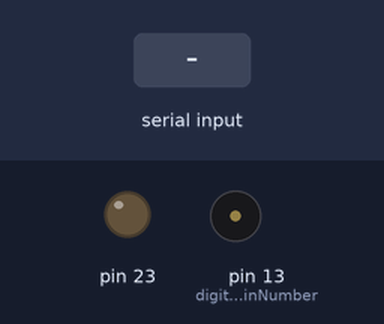
The sketch below on a simulated Arduino Uno, built with avr-gcc and run on an emulated ATmega328P. On the bench: output pins drawn as LEDs (lit = HIGH), buzzer (waves = sounding). Inputs (shaded band) come from the test bench. What the sketch prints to the serial monitor is not drawn.

Above: at 1.2 s.
1.3 s: "a\n" received over Serial
At 1.55 s:
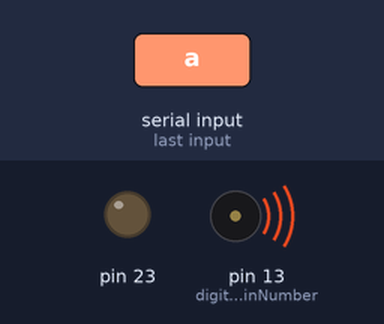
3.3 s: byte 98 ('b') received over Serial
At 4.6 s:
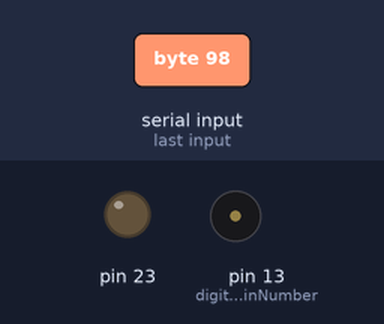
4.8 s: byte 99 ('c') received over Serial
At 5.05 s:
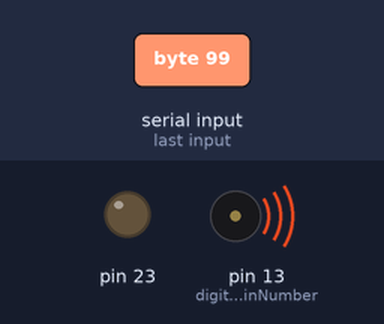
6.3 s: byte 100 ('d') received over Serial
At 7.1 s:
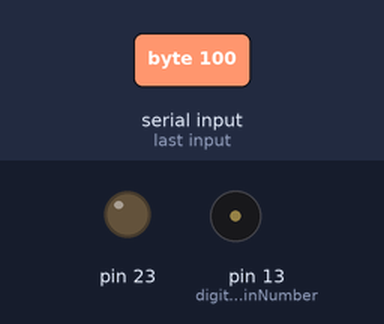
7.8 s: byte 101 ('e') received over Serial
At 8.05 s:
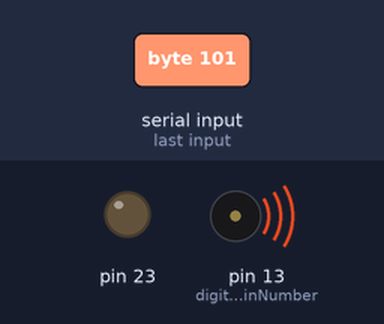
9.3 s: byte 102 ('f') received over Serial
At 10.6 s:
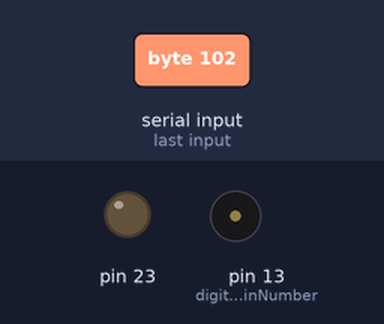
Timing chart, 0 to 11.8 s (numbered marks = the images above; inputs shaded):
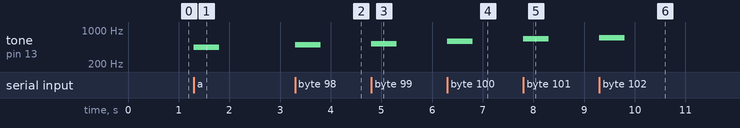

Measured:
- after the input at 1.3 s, tone on pin 13 (digitalPinNumber): silent → 440 Hz at once, → silent 0.50 s later
- after the input at 3.3 s, tone on pin 13 (digitalPinNumber): silent → 494 Hz at once, → silent 0.50 s later
- after the input at 4.8 s, tone on pin 13 (digitalPinNumber): silent → 523 Hz at once, → silent 0.50 s later
- after the input at 6.3 s, tone on pin 13 (digitalPinNumber): silent → 587 Hz at once, → silent 0.50 s later
- after the input at 7.8 s, tone on pin 13 (digitalPinNumber): silent → 659 Hz at once, → silent 0.50 s later
- after the input at 9.3 s, tone on pin 13 (digitalPinNumber): silent → 698 Hz at once, → silent 0.50 s later

The sketch:

Laptop_Piano.ino
```cpp
unsigned char *myTCCR1A = (unsigned char *)0x80;  //found on page 158 of DataSheet
unsigned char *myTCCR1B = (unsigned char *)0x81;  //found on page 160 of DataSheet
unsigned char *myTCCR1C = (unsigned char *)0x82;  //found on page 161 of DataSheet
unsigned char *myTIMSK1 = (unsigned char *)0x6F;  //found on page 166 of DataSheet
unsigned char *myTCNT1 = (unsigned char *)0x85;   //found on page 162 of DataSheet
unsigned char *myTIFR1 = (unsigned char *)0x36;   //found on page 167 of DataSheet
unsigned char *portDDRB = (unsigned char *)0x24;  //found on page 100 of DataSheet
unsigned char *portB = (unsigned char *)0x25;     //found on page 100 of DataSheet
unsigned char* pin_b = (unsigned char*) 0x23;

//Sets the frequency values
#define freqA         440
#define freqB         494
#define freqCMiddle   523       // C is the pivot
#define freqD         587
#define freqE         659
#define freqF         698
#define freqG         784


#define digitalPinNumber     13 //to be used with pre-existing arduino functions
#define pinNumber     7         // to be used with native registers
#define myTime        500      // 1000 millisecond delay

void my_delay(unsigned int ticks);

int duration(500); // sets the duration of note being played

void setup() {

  Serial.begin(9600);   //Sets the baud rate of Arduino to 9600 bits per second

  set_PB_as_output(7);
  write_pb(7, 0);

  *myTCCR1A = 0x00;
  *myTCCR1B = 0x00;
  *myTCCR1C = 0x00;

  bitClear(TCCR1B, WGM13);         //Set CTC mode
  bitSet(TCCR1B, WGM12);


  //Reset Timer1
  *myTCNT1 = 0;

  Serial.println("Press the keys below to generate sounds from your buzzer using frequencies!");
  Serial.println("Keys: a-b-c-d-e-f-g");

}

void loop() {
  unsigned char inputChar;


  if (Serial.available() > 0) {                 // if a character is received
    inputChar = Serial.read();
    inputChar = tolower(inputChar);


    if ((int)inputChar != 10) {                 // if not line feed, arduino sends line feed in loop

      Serial.write("You have pressed the key: ");
      Serial.write(inputChar);
      Serial.write('\n');
      Serial.write((int)sizeof(inputChar));

      switch (inputChar) {
        case 'a':
          tone(digitalPinNumber, freqA, myTime);
          break;
        case 'b':
          tone(digitalPinNumber, freqB, myTime);
          break;
        case 'c':
          tone(digitalPinNumber, freqCMiddle, myTime);
          break;
        case 'd':
          tone(digitalPinNumber, freqD, myTime);
          break;
        case 'e':
          tone(digitalPinNumber, freqE, myTime);
          break;
        case 'f':
          tone(digitalPinNumber, freqF, myTime);
          break;
        case 'g':
          tone(digitalPinNumber, freqG, myTime);
          break;
        default:
          Serial.println("You did not select a valid input, please try again.");
          break;
      }
    }
  }
}

void set_PB_as_output(unsigned char pin_num) {
  *portDDRB |= 0x01 << pin_num;
}

void write_pb(unsigned char pin_num, unsigned char state) {

  if (state == 0) { //pin is low
    *portB &= ~(0x01 << pin_num);
    //this sets whatever pin is in the pin_num to 0(low) and keeps everything else the same.
  } else { //pin is high
    *portB |= (0x01 << pin_num); //sets it high
  }
}

void myTone(byte pin, uint16_t frequency, uint16_t duration) { // input parameters: Arduino pin number, frequency in Hz, duration in milliseconds

  unsigned long startTime = millis();
  //pinMode(13, OUTPUT);
  unsigned long halfPeriod = 1000000L / frequency / 2;

  while (millis() - startTime < duration)
  {
    write_pb(7, 1);
    delayMicroseconds(halfPeriod);
    write_pb(7, 0);
    delayMicroseconds(halfPeriod);

  }
  //pinMode(13, INPUT);
}

void trial(byte pin, uint16_t frequency, uint16_t duration)
{ // input parameters: Arduino pin number, frequency in Hz, duration in milliseconds

  unsigned long startTime = millis();

  unsigned long halfPeriod = 1000000L / frequency / 2;

  //pinMode(pin,OUTPUT);

  while (millis() - startTime < duration)
  {
    digitalWrite(pin, HIGH);
    my_delay(halfPeriod);
    digitalWrite(pin, LOW);
    my_delay(halfPeriod);
  }
  //pinMode(pin,INPUT);
}

void my_delay(unsigned int freq) {
  double period = 1.0 / double(freq);                   // tau of the freqency
  double half_period = period / 2.0f;                   // 50% duty cycle
  double clk_period = 0.0000000625;                     // tau of the clock
  unsigned int ticks = half_period / clk_period;        // calculate the  ticks

  //Set Timer1 mode 1

  *myTCCR1B &= ~(0b111 << CS10);                     // stop the timer

  *myTCNT1 = (unsigned int) (65536 - ticks);            // set the counts

  *myTCCR1B |= (0 << CS12) | (0 << CS11) | (1 << CS10);      // start the timer with prescaler of 1024


  while ((*myTIFR1 & 0x01) == 0);                       // wait for overflow

  *myTCCR1B &= ~(0b111 << CS10);                     // stop the timer

  *myTIFR1 |= (1 << OCF1A);;                        // reset TOV
}
```
